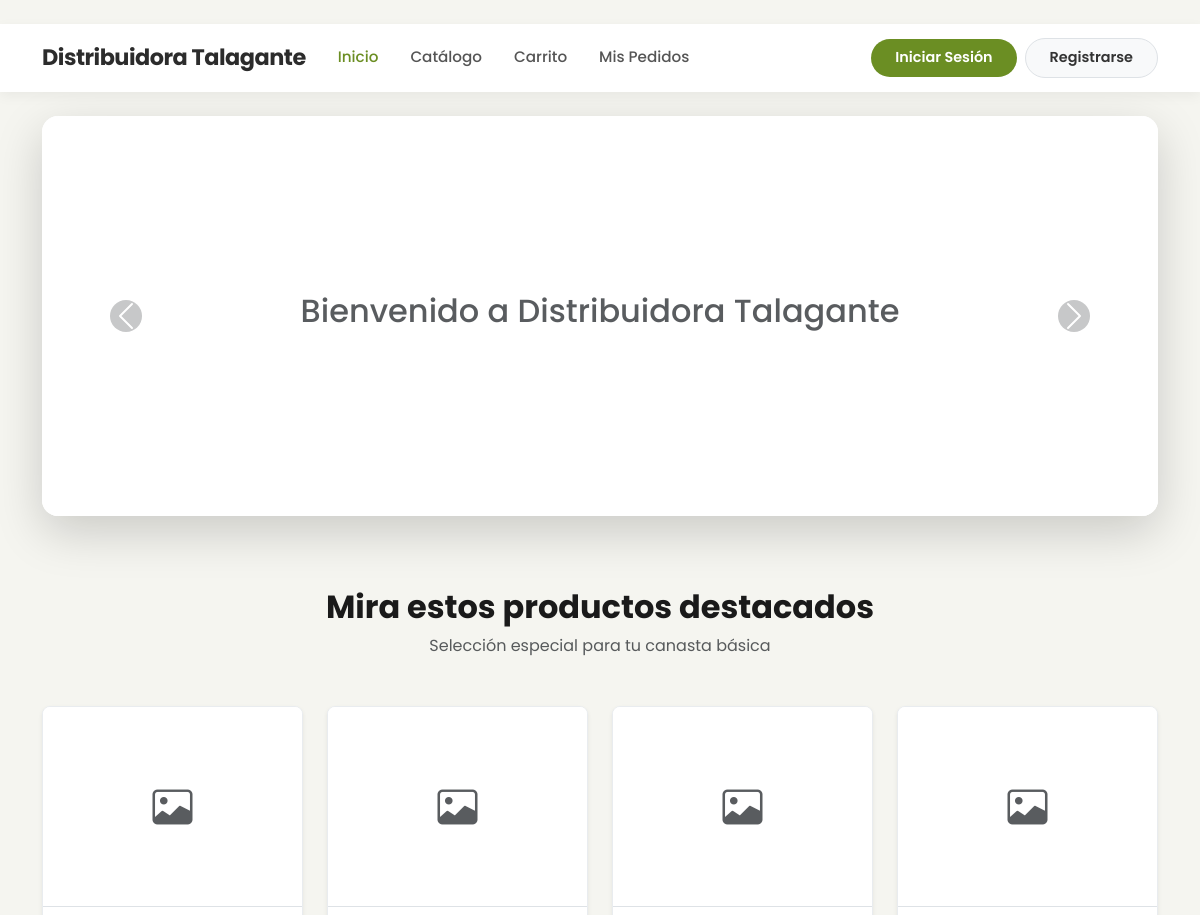
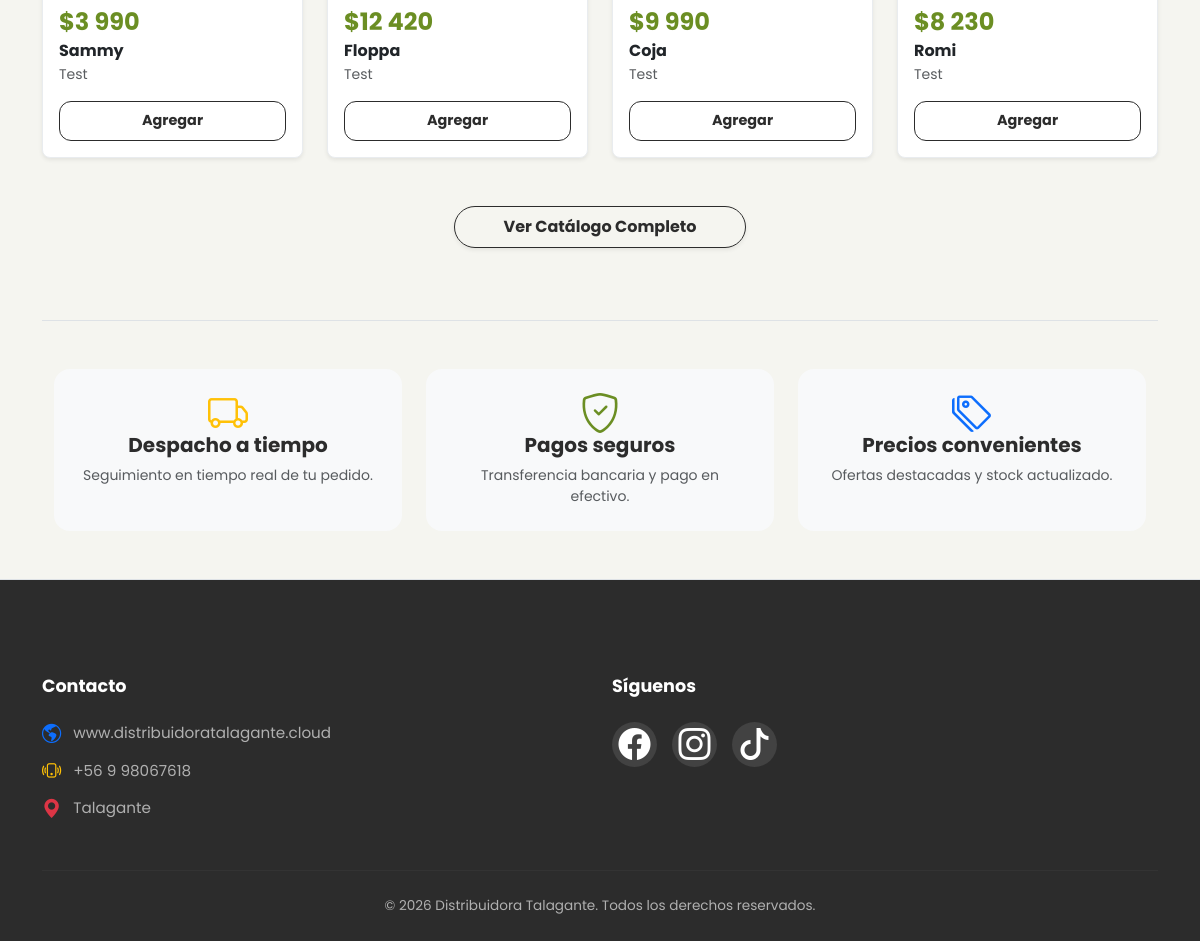
The page / on the database its author committed (2 pictures, top to bottom).
### core/models.py (models this page shows, shortened)
class Producto(models.Model):
    codigo_barras = models.CharField(
        max_length=50,
        unique=True,
        blank=True,
        null=True,
        help_text="Se genera automáticamente si lo dejas vacío"
    )
    nombre = models.CharField(max_length=200)
    categoria = models.CharField(max_length=50, blank=True)
    descripcion = models.TextField(blank=True)
    unidad_medida = models.CharField(
        max_length=2,
        choices=UnidadMedida.choices,
        default=UnidadMedida.UN
    )
    es_granel = models.BooleanField(
        default=False,
        verbose_name="¿Es producto a granel (se vende por kilogramos)?"
    )
    precio = models.DecimalField(
        max_digits=10,
        decimal_places=0,
        default=0,
        verbose_name="Precio"
    )
    stock = models.DecimalField(
        max_digits=12,
        decimal_places=3,
        default=Decimal('0.000')
    )
    tamano_paquete = models.DecimalField(
        max_digits=10,
        decimal_places=3,
        default=Decimal('1.000'),
        help_text="Ej: 10 para caja de 10 unidades"
    )
    producto_hijo = models.ForeignKey(
        'self',
        on_delete=models.SET_NULL,
        null=True,
        blank=True,
        related_name='productos_padre'
    )
    fecha_vencimiento = models.DateField(null=True, blank=True)
    imagen = models.ImageField(upload_to='productos/', blank=True, null=True)
    activo = models.BooleanField(default=True)
    creado_en = models.DateTimeField(auto_now_add=True)
    actualizado_en = models.DateTimeField(auto_now=True)

### core/views.py (the view)
# urls.py: path('', views.home, name='home'),
def home(request):
    banners = Banner.objects.filter(activo=True).order_by('orden')
    productos_destacados = Producto.objects.filter(activo=True).order_by('?')[:4]
    context = {
        'mensaje': 'Bienvenido a Distribuidora Talagante',
        'productos': productos_destacados,
        'banners': banners
    }
    return render(request, 'core/home.html', context)

### core/templates/core/home.html (shortened to what this page needs)
﻿{% extends "core/base.html" %}
{% load static %}
{% load humanize %}
{% block content %}
<div class="home-container animate-fade-in">
  <div id="heroCarousel" class="carousel slide shadow-lg rounded-4 overflow-hidden mb-5" data-bs-ride="carousel">
    <div class="carousel-inner" style="background-color: #f8f9fa;">
      {% for banner in banners %}
        <div class="carousel-item {% if forloop.first %}active{% endif %}" data-bs-interval="5000">
          <div class="d-flex align-items-center justify-content-center bg-white" style="height: 400px;">
              {% if banner.imagen %}
                <img src="{{ banner.imagen.url }}"
                     class="h-100 w-auto"
                     alt="{{ banner.titulo }}"
                     style="max-width: 100%; object-fit: contain;">
              {% endif %}
          </div>
          <div class="carousel-caption d-none d-md-block bg-dark bg-opacity-50 rounded-3 px-4">
            <h2 class="fw-bold">{{ banner.titulo }}</h2>
          </div>
        </div>
      {% empty %}
        <div class="carousel-item active" data-bs-interval="5000">
           <div class="d-flex align-items-center justify-content-center bg-white" style="height: 400px;">
              <h2 class="text-muted">Bienvenido a Distribuidora Talagante</h2>
           </div>
        </div>
      {% endfor %}
    </div>
    <button class="carousel-control-prev" type="button" data-bs-target="#heroCarousel" data-bs-slide="prev">
      <span class="carousel-control-prev-icon bg-dark rounded-circle p-3 bg-opacity-50" aria-hidden="true"></span>
    </button>
    <button class="carousel-control-next" type="button" data-bs-target="#heroCarousel" data-bs-slide="next">
      <span class="carousel-control-next-icon bg-dark rounded-circle p-3 bg-opacity-50" aria-hidden="true"></span>
    </button>
  </div>
  <section class="py-4">
    <div class="text-center mb-5">
      <h2 class="fw-bold" style="color: #1a1a1a;">Mira estos productos destacados</h2>
      <p class="text-muted">Selección especial para tu canasta básica</p>
    </div>
    <div class="row g-4 justify-content-center">
      {% for p in productos %}
        <div class="col-sm-6 col-md-4 col-lg-3">
          <article class="card h-100 border border-light-subtle shadow-sm hover-card rounded-3 overflow-hidden">
            <div class="position-relative bg-white border-bottom p-3 d-flex align-items-center justify-content-center" style="height: 200px;">
              {% if p.imagen %}
                <img src="{{ p.imagen.url }}" alt="{{ p.nombre }}" class="img-fluid" style="max-height: 100%; object-fit: contain;">
              {% else %}
                <div class="text-muted text-center">
                  <i class="bi bi-image fs-1"></i>
                </div>
              {% endif %}
            </div>
            <div class="card-body d-flex flex-column p-3">
              <h4 class="fw-bold mb-1" style="color: var(--color-primary);">
                ${{ p.precio|floatformat:0|intcomma }}
              </h4>
              <h6 class="card-title fw-bold text-dark mb-1 text-truncate" title="{{ p.nombre }}">
                {{ p.nombre }}
              </h6>
              <small class="text-muted mb-3">{{ p.categoria|default:"General" }}</small>
              <div class="mt-auto">
                {% if p.stock > 0 %}
                  <a href="{% url 'add_to_carrito' p.id %}" class="btn btn-outline-dark w-100 fw-bold py-2" style="font-size: 0.9rem;">
                    Agregar
                  </a>
                {% else %}
                  <button class="btn btn-outline-secondary w-100 py-2" disabled style="font-size: 0.9rem;">
                    Agotado
                  </button>
                {% endif %}
              </div>
            </div>
          </article>
        </div>
      {% empty %}
        <p class="text-center text-muted">No hay productos destacados por el momento.</p>
      {% endfor %}
    </div>
    <div class="text-center mt-5">
      <a href="{% url 'catalogo' %}" class="btn btn-outline-dark rounded-pill px-5 py-2 fw-bold shadow-sm">
        Ver Catálogo Completo
      </a>
    </div>
  </section>
  <section class="container features mt-5 pt-5 border-top">
    <div class="row text-center g-4">
      <div class="col-md-4">
        <div class="p-4 rounded-4 bg-light h-100">
          <i class="bi bi-truck fs-1 text-warning mb-3"></i>
          <h5 class="fw-bold">Despacho a tiempo</h5>
          <p class="text-muted small mb-0">Seguimiento en tiempo real de tu pedido.</p>
        </div>
      </div>
      <div class="col-md-4">
        <div class="p-4 rounded-4 bg-light h-100">
          <i class="bi bi-shield-check fs-1 text-success mb-3"></i>
          <h5 class="fw-bold">Pagos seguros</h5>
          <p class="text-muted small mb-0">Transferencia bancaria y pago en efectivo.</p>
        </div>
      </div>
      <div class="col-md-4">
        <div class="p-4 rounded-4 bg-light h-100">
          <i class="bi bi-tags fs-1 text-primary mb-3"></i>
          <h5 class="fw-bold">Precios convenientes</h5>
          <p class="text-muted small mb-0">Ofertas destacadas y stock actualizado.</p>
        </div>
      </div>
    </div>
  </section>
</div>
{% endblock %}

### static/core/css/style.css (style rules this page uses)
body { font-family: var(--font-main); color: var(--color-dark); background-color: var(--color-gray-bg); }
a { text-decoration: none; color: inherit; }
.btn { border-radius: var(--radius-card); font-weight: 600; padding: 10px 20px; transition: all 0.3s ease; border: none; }
.btn-outline, .btn-outline-dark, .btn-outline-primary { background-color: transparent !important; border: 1px solid var(--color-dark) !important; color: var(--color-dark) !important; }
.text-success { color: var(--color-primary) !important; }
html { height: 100%; }
body { min-height: 100vh; display: flex; flex-direction: column; margin: 0; }
.animate-fade-in { animation: fadeIn 0.5s ease-out forwards; }

### core/templates/core/home.html (style rules this page uses)
.hover-card { transition: transform 0.3s ease, box-shadow 0.3s ease; }

### rows shown on the page
Producto: precio "3 990", nombre "Sammy", categoria "Test", stock "Agregar"
Producto: precio "12 420", nombre "Floppa", categoria "Test", stock "Agregar"
Producto: precio "9 990", nombre "Coja", categoria "Test", stock "Agregar"
Producto: precio "8 230", nombre "Romi", categoria "Test", stock "Agregar"
